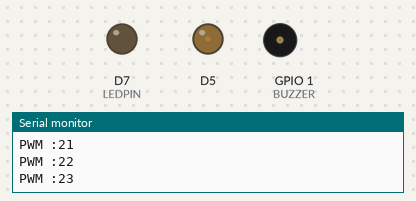
The sketch below on a simulated ESP8266 (NodeMCU). Shown: output pins drawn as LEDs (lit = HIGH), buzzer (waves = sounding, pin HIGH), the last lines printed to the serial monitor.

Above: at 0.15 s.
At 13.52 s:
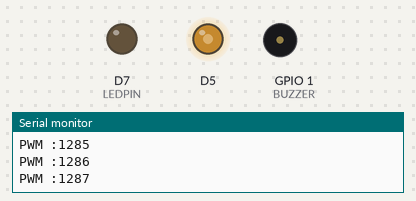
Timing chart, 0 to 13.8 s (numbered marks = the images above):
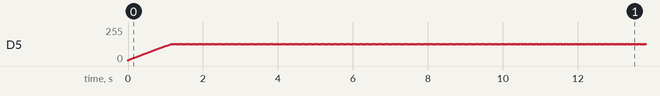

The sketch:

analogWriteMaxFreq.ino
```cpp
#include <stdio.h>

//#define DEBUG
// gitHub test rjh July 25, 10:26pm


#define TICK 1
#define MAX_TASKS 5
#define SENSOR_READ_TASK 0
#define TONE_OFF_TASK 1
#define LED_OFF_TASK 2
#define BATTERY_STATUS_TASK 3
#define NORMAL_OP_TASK 4
#define MAX_READINGS 2000
#define BATTERY_READINGS 3


// declare global variables
typedef struct recording
{
  int timestamp;
  byte sensorValue;
  byte sensor;
} RECORD;


int taskTimer [MAX_TASKS] = {-1}; // by default all are off
int counter = 0;
int taskCount = 0;

//RECORD readings [MAX_READINGS];
int readingCount = 0;
int pwm [1000];

const int LEDPIN = 13;
const int BUZZER = 1;


void setup() {
  // put your setup code here, to run once:
  Serial.begin (9600);
  pinMode (LEDPIN, OUTPUT);
  pinMode (BUZZER, OUTPUT);
  digitalWrite (LEDPIN, LOW); // default led ON
  taskTimer[SENSOR_READ_TASK] = 1;  // initialize frequency of sensor readings to 1/sec
  //taskTimer[NORMAL_OP_TASK] = 5;    //
  Serial.println("Done Setup");
}

// pin A3 and A4 and A7 are used for FSR
// OneSecondTimer
void loop () {
   bool limit = false;
   if(counter >= 128)
   {
    limit = true;
   }
   if(counter <= 0)
   {
    limit = false;  // increment
   }


   if (!limit)
   {
    counter++;
    analogWrite(D5, counter);
   }
   else
   {
    counter--;
    analogWrite(D5, counter);
   }

   if (Serial.available() >= 0)
   {
      Serial.read();
      pwm[readingCount] = counter;
      readingCount++;
      Serial.print("PWM :");
      Serial.println(readingCount);
   }

}
```
